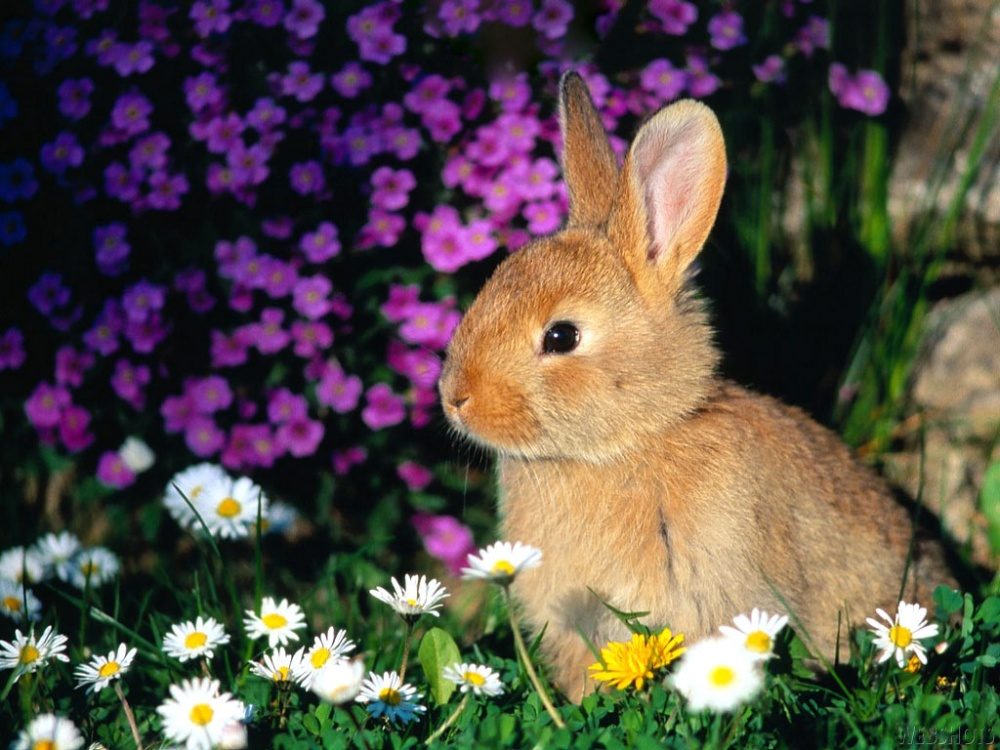
#> input picture rabbit.jpg, 1000 x 750 px
$ jupyter execute homework_05_pillow_recurs.ipynb
#> lines starting #> are read from the running program, lines starting #| are printed output that depends on the picture
[cell 1]
from PIL import Image, ImageFilter, ImageDraw

img = Image.open('rabbit.jpg')
#> img is the input picture: PIL image 1000x750 RGB; mean R, G, B 88.4, 78.3, 71.6

(width, height) = img.size
#> width = 1000; height = 750
pix = img.load()
invert_img = Image.new(img.mode, img.size)
#> invert_img: PIL image 1000x750 RGB; every value is 0
draw = ImageDraw.Draw(invert_img)


for x in range(0, width):
    for y in range (0, height):
        (r, g, b) = pix[x,y]
        draw.point((x,y), (255 - r, 255 - g, 255 - b))


blur_img = invert_img.filter(ImageFilter.BoxBlur(10))
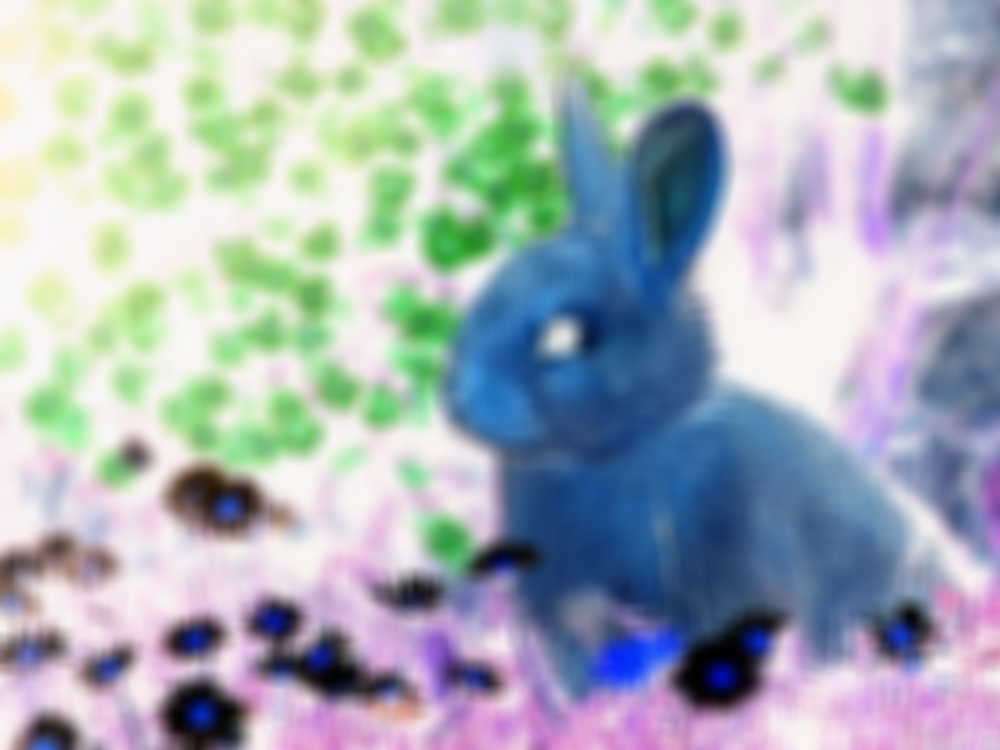
#> blur_img: PIL image 1000x750 RGB; mean R, G, B 166.6, 176.7, 183.4
blur_img.show()
blur_img.save('invert_rabbit')
